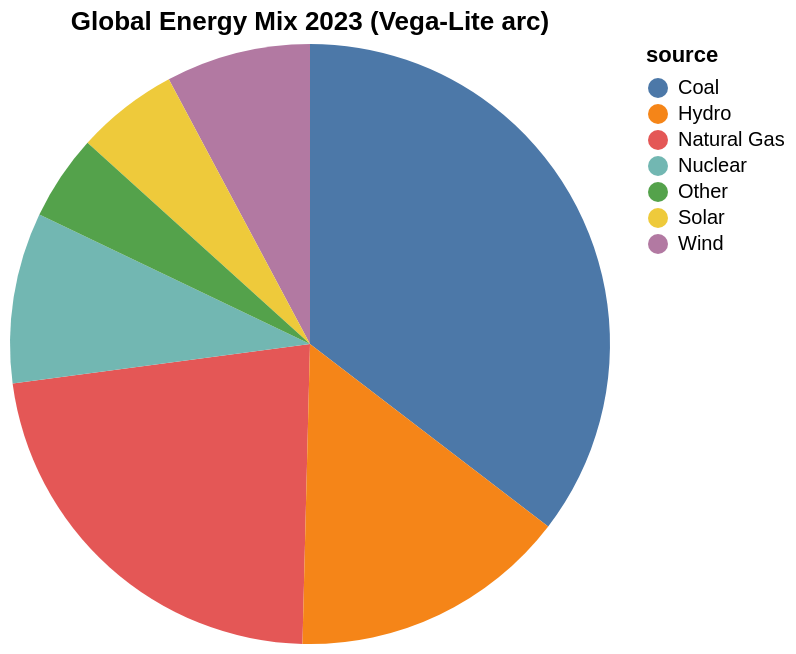

Source (Vega-Lite JSON):
### Vega-Lite specification from a JSON file in a GitHub repository (floating-point values rounded to 4 significant figures)
{"$schema": "https://vega.github.io/schema/vega-lite/v5.json", "mark": "arc", "title": "Global Energy Mix 2023 (Vega-Lite arc)", "data": {"values": [{"source": "Coal", "pct": 35.4}, {"source": "Natural Gas", "pct": 22.5}, {"source": "Hydro", "pct": 15.0}, {"source": "Nuclear", "pct": 9.2}, {"source": "Wind", "pct": 7.8}, {"source": "Solar", "pct": 5.5}, {"source": "Other", "pct": 4.6}]}, "encoding": {"theta": {"field": "pct", "type": "quantitative"}, "color": {"field": "source", "type": "nominal"}}}
